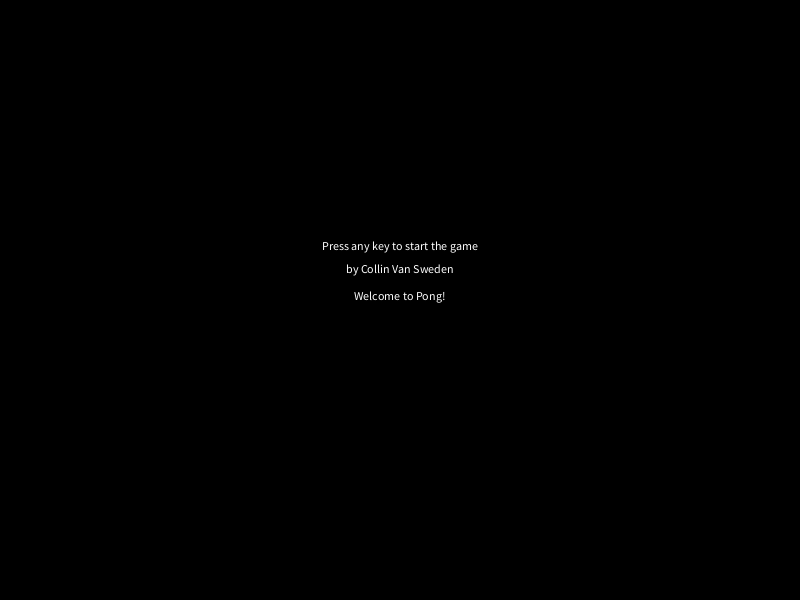
Frame 1 (no input)
Frame 60 (the mouse pressed at the canvas centre just before this capture): identical to frame 1, image omitted
Frame 120 (the mouse held since frame 60 and released just before this capture): identical to frame 1, image omitted

The Processing sketch that drew this single still picture (run headless with seeded random() and noise(); from frame 60 on, the mouse is pressed at the canvas centre):

// Processing sketch: pong
// ── pong.pde
Ball ball; 
Paddle paddleLeft;
Paddle paddleRight;
int scoreLeft = 0;
int scoreRight = 0;
boolean gameStarted = false;

void setup() {
  size(800, 600);
  ball = new Ball(width/2, height/2, 50); 
  ball.speedX = 5; 
  ball.speedY = random(-3, 3); 
  
  paddleLeft = new Paddle(15, height/2, 30, 200);
  paddleRight = new Paddle(width-15, height/2, 30, 200);

  startScreen(); // Display start screen initially
}

void draw() {
  if (!gameStarted) {
    return; // Don't update the game if it hasn't started yet
  }
  
  background(0); 
  ball.move(); 
  ball.display(); 
  
  paddleLeft.move();
  paddleLeft.display();
  paddleRight.move();
  paddleRight.display();

  if (ball.right() > width) {
    scoreLeft = scoreLeft + 1;
    ball.x = width/2;
    ball.y = height/2;
  }
  if (ball.left() < 0) {
    scoreRight = scoreRight + 1;
    ball.x = width/2;
    ball.y = height/2;
  }

  if (ball.bottom() > height) {
    ball.speedY = -ball.speedY;
  }

  if (ball.top() < 0) {
    ball.speedY = -ball.speedY;
  }
  
  if (paddleLeft.bottom() > height) {
    paddleLeft.y = height-paddleLeft.h/2;
  }

  if (paddleLeft.top() < 0) {
    paddleLeft.y = paddleLeft.h/2;
  }
    
  if (paddleRight.bottom() > height) {
    paddleRight.y = height-paddleRight.h/2;
  }

  if (paddleRight.top() < 0) {
    paddleRight.y = paddleRight.h/2;
  }
  
  if (ball.left() < paddleLeft.right() && ball.y > paddleLeft.top() && ball.y < paddleLeft.bottom()){
    ball.speedX = -ball.speedX;
    ball.speedY = map(ball.y - paddleLeft.y, -paddleLeft.h/2, paddleLeft.h/2, -10, 10);
  }

  if (ball.right() > paddleRight.left() && ball.y > paddleRight.top() && ball.y < paddleRight.bottom()) {
    ball.speedX = -ball.speedX;
    ball.speedY = map(ball.y - paddleRight.y, -paddleRight.h/2, paddleRight.h/2, -10, 10);
  }
  
  if (scoreLeft > 10 || scoreRight > 10) {
    gameOver();
  }
  
  textSize(40);
  textAlign(CENTER);
  text(scoreRight, width/2+30, 30); 
  text(scoreLeft, width/2-30, 30); 
}

void keyPressed() {
  if (!gameStarted) {
    gameStarted = true; // Start the game when any key is pressed
    return;
  }
  
  if (keyCode == UP) {
    paddleRight.speedY = -3;
  }
  if (keyCode == DOWN) {
    paddleRight.speedY = 3;
  }
  if (key == 'a') {
    paddleLeft.speedY = -3;
  }
  if (key == 'z') {
    paddleLeft.speedY = 3;
  }
}

void keyReleased() {
  if (keyCode == UP) {
    paddleRight.speedY = 0;
  }
  if (keyCode == DOWN) {
    paddleRight.speedY = 0;
  }
  if (key == 'a') {
    paddleLeft.speedY = 0;
  }
  if (key == 'z') {
    paddleLeft.speedY = 0;
  }
}

class Ball {
  float x;
  float y;
  float speedX;
  float speedY;
  float diameter;
  color c;
  
  Ball(float tempX, float tempY, float tempDiameter) {
    x = tempX;
    y = tempY;
    diameter = tempDiameter;
    speedX = 0;
    speedY = 0;
    c = color(225); 
  }
  
  void move() {
    y = y + speedY;
    x = x + speedX;
  }
  
  void display() {
    fill(c); 
    ellipse(x, y, diameter, diameter); 
  }
  
  float left() {
    return x - diameter/2;
  }
  
  float right() {
    return x + diameter/2;
  }
  
  float top() {
    return y - diameter/2;
  }
  
  float bottom() {
    return y + diameter/2;
  }
}

class Paddle {
  float x;
  float y;
  float w;
  float h;
  float speedY;
  float speedX;
  color c;
  
  Paddle(float tempX, float tempY, float tempW, float tempH) {
    x = tempX;
    y = tempY;
    w = tempW;
    h = tempH;
    speedY = 0;
    speedX = 0;
    c = color(255);
  }

  void move() {
    y += speedY;
    x += speedX;
  }

  void display() {
    fill(c);
    rect(x-w/2, y-h/2, w, h);
  } 
  
  float left() {
    return x - w/2;
  }
  
  float right() {
    return x + w/2;
  }
  
  float top() {
    return y - h/2;
  }
  
  float bottom() {
    return y + h/2;
  }
}

void startScreen() {
  background(0);
  fill(255);
  textAlign(CENTER);
  text("Welcome to Pong!", width/2, height/2);
  text("by Collin Van Sweden", width/2, height/2.2);
  text("Press any key to start the game", width/2, height/2.4);
}

void gameOver() {
  background(0);
  fill(255);
  textSize(40);
  textAlign(CENTER);
  text("Game Over!", width/2, 380);
  text("Score: 1 ", width/2, 420);
  text("Level: 1 ", width/2, 460);
  noLoop();
}

void infoPanel() {
  fill(128, 128);
  rect(0, 0, width, 80);
  fill(0);
  text("Score: ", 20, 70);
}
